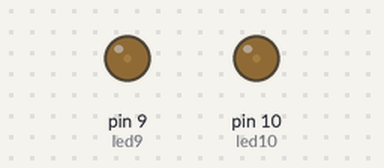
A sketch run on a simulated Arduino Uno, built with avr-gcc and run on an emulated ATmega328P. On the bench: output pins drawn as LEDs (lit = HIGH).

Above: at 0.15 s.
At 16.76 s:
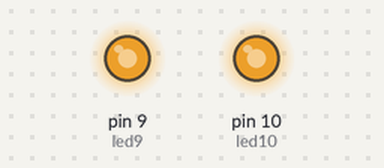
At 25.31 s:
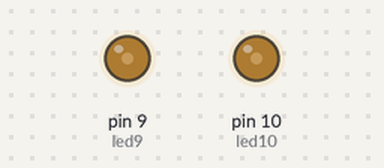
At 37.2 s:
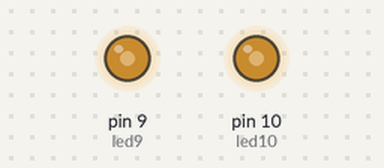
Timing chart, 0 to 40.0 s (numbered marks = the images above):
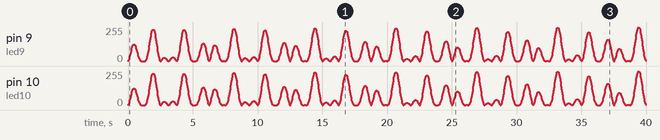

The sketch:

led_flicker.ino
```cpp
#include <math.h>


// These must be PMW leds:
int led9 = 9;
int led10 = 10;

void setup() {
  // declare pins 9 and 10 to be an output:
  pinMode(led9, OUTPUT);
  pinMode(led10, OUTPUT);

  // Debug info:
  #ifdef DEBUG
  Serial.begin(9600);
  #endif
}

void led_9(float x){
  float y;
  int brightness;
  y = 0.5 * (sin(x / 10) + sin(x / 2.4856));
  y = y * y;
  y = min(y, 1);

  brightness = round(255 * y);
  analogWrite(led9, brightness);

  #ifdef DEBUG
  Serial.print(y);
  Serial.print(F("\n"));
  #endif
}

void led_10(float x){
  float y;
  int brightness;
  y = 0.5 * (sin(-x / 10) + sin(-x / 2.4856));
  y = y * y;
  y = min(y, 1);

  brightness = round(255 * y);
  analogWrite(led10, brightness);
}

void loop() {
  float x;

  float t_step = millis();
  x = t_step / 100;

  // Set the flickering LEDs
  led_9(x);
  led_10(x);

  // wait for 30 milliseconds
  delay(30);

}
```
